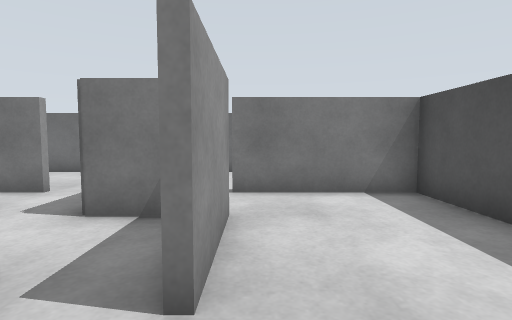
view 1 (above)

12 first-person views from a walk through a Gazebo world. The camera is 0.57 m above the floor, tilts 4° down and sees 80° across. The floor is counted in squares, 0.5 m on a side. Each view is taken from the middle of a square. On the plan, view 1 faces up. The plan holds only what a view shows up to about 13 squares ahead; the rest is blank. The place goes on beyond the plan.

view 2
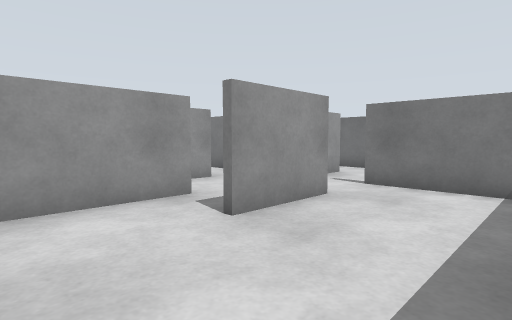

view 3
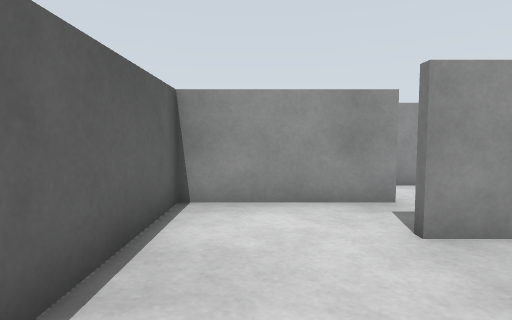

view 4
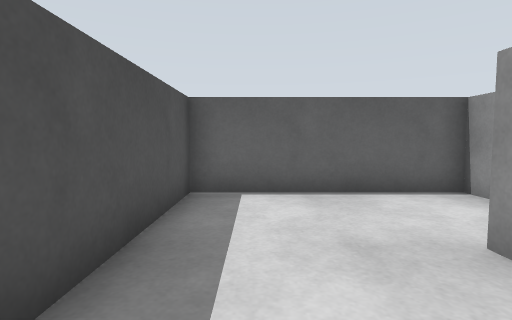

view 5
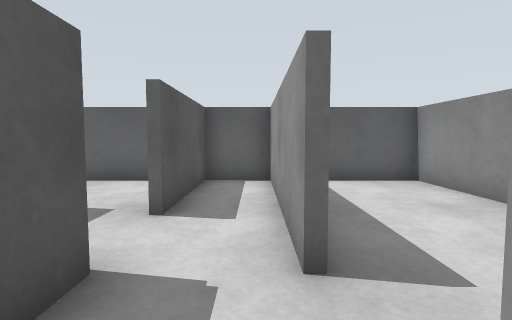

view 6
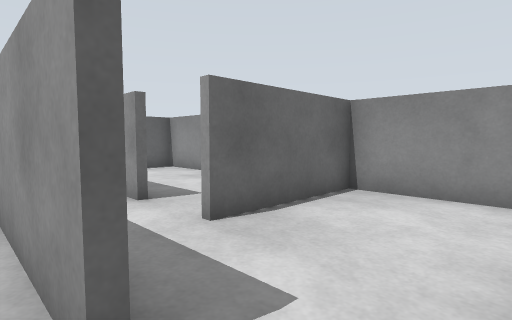

view 7
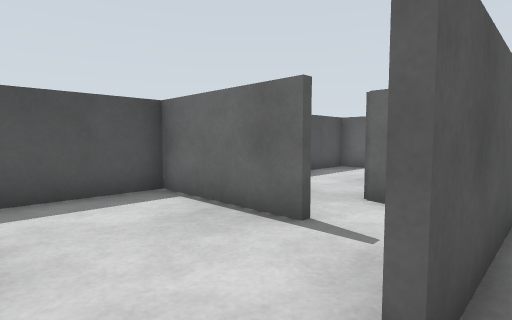

view 8
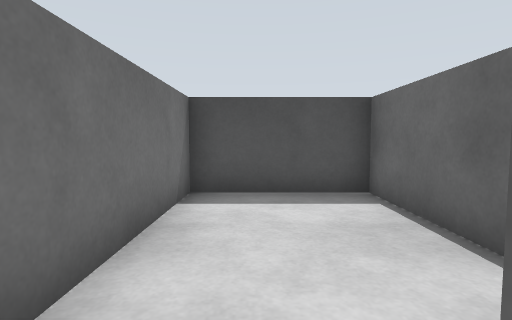

view 9
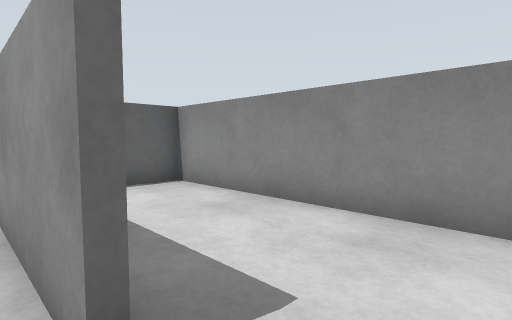

view 10
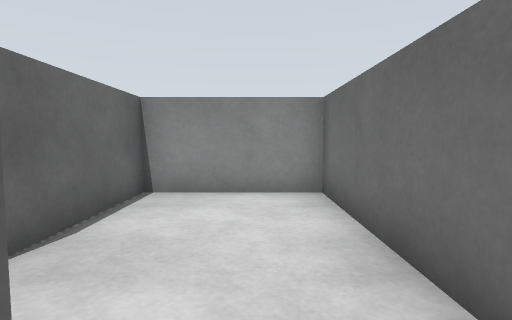

view 11
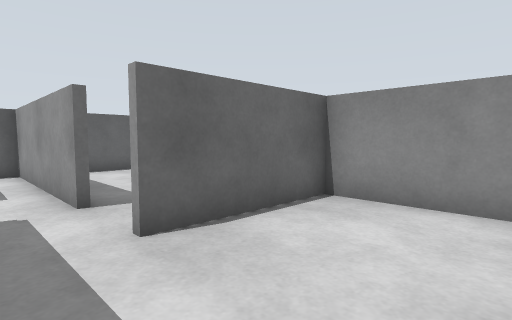

view 12
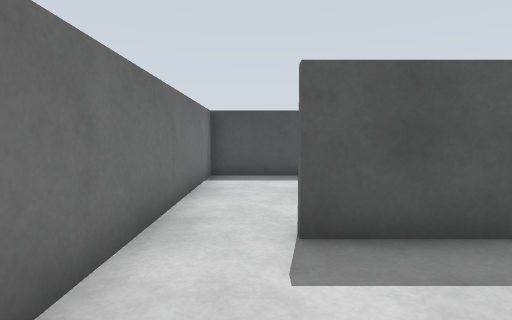

### Floor plan
Points are (right, up) in squares from view 1. A wall is a line through its corners. A room is listed if a view was taken in it or the views show most of it. See-through windows are left out.
Room 1 (views 1, 2, 3, 4)
walls: (-0.9, 4.5) (-0.4, 4.5) (-0.4, 1.9); (-2.4, 2.6) (-2.4, -1.5); (3.5, 6.4) (-0.5, 6.4); (-2.9, -1.4) (3.4, -1.4) (3.4, 7); (-2.4, 6.4) (-2.4, 4.9)
ways out: opening at (-1.5, 7) to room 3; opening at (-2, 2) to room 6
Room 2 (views 5, 7, 8, 11, 12)
walls: (-2.5, 10.4) (-8.4, 10.4) (-8.4, 6.6) (-4.5, 6.6); (-2.6, 6.6) (-2.6, 8.5)
ways out: opening at (-3, 9.5) to room 3; opening at (-4, 7) to room 4
Room 3 (views 6, 10)
walls: (-2.4, 8.6) (-2.4, 6.4); (-0.6, 6.6) (3.5, 6.6); (3.4, 7) (3.4, 10.4) (-2.5, 10.4)
ways out: opening at (-1.5, 7) to room 1; opening at (-3, 9.5) to room 2
Room 4 (view 9)
walls: (-4.4, 4.6) (-4.4, -1.4) (-2.9, -1.4); (-2.6, 4.4) (-2.6, 6.6); (-4.4, 6.4) (-5.6, 6.4); (-2.6, -1.5) (-2.6, 2.5)
ways out: opening at (-4, 7) to room 2; opening at (-5, 5.5) to room 5; opening at (-3, 3.5) to room 6
Room 5 (no view inside)
walls: (-8.4, 5.8) (-8.4, -1.4) (-6, -1.4); (-5.6, 6.4) (-7, 6.4)
ways out: opening at (-5, 5.5) to room 4
Room 6 (no view inside)
walls: (-1.4, 4.4) (-2.6, 4.4)
ways out: opening at (-2, 2) to room 1; opening at (-3, 3.5) to room 4

Where each view was taken, in squares from view 1:
view 1: 0 up, 0 right, facing up
view 2: 1 down, 3 right, facing up-left
view 3: 0 up, 3 right, facing left
view 4: 5 up, 2 right, facing down
view 5: 7 up, 4 left, facing down
view 6: 10 up, 2 left, facing down-left
view 7: 10 up, 3 left, facing down-right
view 8: 9 up, 3 left, facing right
view 9: 6 up, 4 left, facing down-left
view 10: 9 up, 2 left, facing left
view 11: 10 up, 3 left, facing down-left
view 12: 9 up, 6 left, facing right
